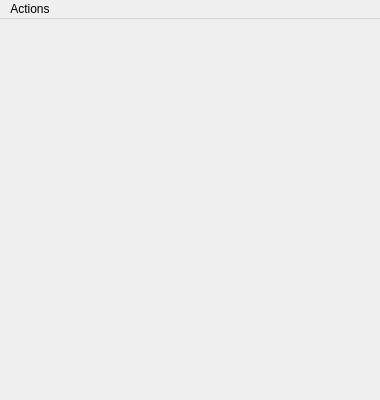
<?xml version="1.0" encoding="UTF-8"?>
<ui version="4.0">
 <class>mainWindow</class>
 <widget class="QMainWindow" name="mainWindow">
  <property name="geometry">
   <rect>
    <x>0</x>
    <y>0</y>
    <width>380</width>
    <height>400</height>
   </rect>
  </property>
  <property name="sizePolicy">
   <sizepolicy hsizetype="Fixed" vsizetype="Fixed">
    <horstretch>0</horstretch>
    <verstretch>0</verstretch>
   </sizepolicy>
  </property>
  <property name="minimumSize">
   <size>
    <width>380</width>
    <height>400</height>
   </size>
  </property>
  <property name="maximumSize">
   <size>
    <width>380</width>
    <height>400</height>
   </size>
  </property>
  <property name="windowTitle">
   <string>Small Chess</string>
  </property>
  <property name="windowIcon">
   <iconset>
    <normaloff>icon.png</normaloff>icon.png</iconset>
  </property>
  <widget class="QWidget" name="centralwidget">
   <widget class="QWidget" name="gridLayoutWidget">
    <property name="geometry">
     <rect>
      <x>10</x>
      <y>10</y>
      <width>361</width>
      <height>351</height>
     </rect>
    </property>
    <property name="minimumSize">
     <size>
      <width>50</width>
      <height>50</height>
     </size>
    </property>
    <layout class="QGridLayout" name="chessCellsGridLayout" rowminimumheight="0">
     <property name="sizeConstraint">
      <enum>QLayout::SetFixedSize</enum>
     </property>
     <property name="spacing">
      <number>0</number>
     </property>
    </layout>
   </widget>
  </widget>
  <widget class="QMenuBar" name="menubar">
   <property name="geometry">
    <rect>
     <x>0</x>
     <y>0</y>
     <width>380</width>
     <height>22</height>
    </rect>
   </property>
   <widget class="QMenu" name="actions">
    <property name="title">
     <string>Actions</string>
    </property>
    <addaction name="actionNewGame"/>
    <addaction name="separator"/>
    <addaction name="actionSeeStatistics"/>
   </widget>
   <addaction name="actions"/>
  </widget>
  <action name="actionNewGame">
   <property name="text">
    <string>New game</string>
   </property>
  </action>
  <action name="actionPVSAI">
   <property name="text">
    <string>Player VS AI</string>
   </property>
  </action>
  <action name="actionSeeStatistics">
   <property name="text">
    <string>See statistics</string>
   </property>
  </action>
  <action name="actionSeePlayersList">
   <property name="text">
    <string>See players list</string>
   </property>
  </action>
 </widget>
 <resources/>
 <connections/>
</ui>
